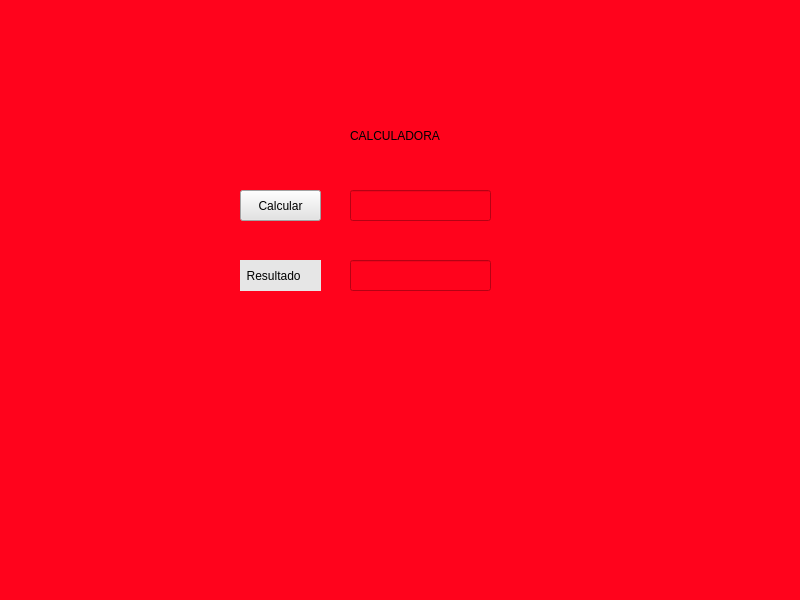
<?xml version="1.0" encoding="UTF-8"?>
<ui version="4.0">
 <class>MainWindow</class>
 <widget class="QMainWindow" name="MainWindow">
  <property name="geometry">
   <rect>
    <x>0</x>
    <y>0</y>
    <width>800</width>
    <height>600</height>
   </rect>
  </property>
  <property name="windowTitle">
   <string>MainWindow</string>
  </property>
  <property name="styleSheet">
   <string notr="true">background-color: rgb(255, 3, 28);</string>
  </property>
  <widget class="QWidget" name="centralwidget">
   <widget class="QPushButton" name="botonn">
    <property name="geometry">
     <rect>
      <x>240</x>
      <y>190</y>
      <width>81</width>
      <height>31</height>
     </rect>
    </property>
    <property name="styleSheet">
     <string notr="true">background-color: rgb(227, 227, 227);</string>
    </property>
    <property name="text">
     <string>Calcular</string>
    </property>
   </widget>
   <widget class="QLabel" name="label_2">
    <property name="geometry">
     <rect>
      <x>350</x>
      <y>120</y>
      <width>121</width>
      <height>31</height>
     </rect>
    </property>
    <property name="styleSheet">
     <string notr="true">font: 11pt &quot;Segoe UI Emoji&quot;;</string>
    </property>
    <property name="text">
     <string>CALCULADORA</string>
    </property>
   </widget>
   <widget class="QLineEdit" name="operacion">
    <property name="geometry">
     <rect>
      <x>350</x>
      <y>190</y>
      <width>141</width>
      <height>31</height>
     </rect>
    </property>
   </widget>
   <widget class="QLineEdit" name="respuesta">
    <property name="geometry">
     <rect>
      <x>350</x>
      <y>260</y>
      <width>141</width>
      <height>31</height>
     </rect>
    </property>
   </widget>
   <widget class="QLabel" name="label">
    <property name="geometry">
     <rect>
      <x>240</x>
      <y>260</y>
      <width>81</width>
      <height>31</height>
     </rect>
    </property>
    <property name="styleSheet">
     <string notr="true">background-color: rgb(230, 230, 230);</string>
    </property>
    <property name="text">
     <string>  Resultado</string>
    </property>
   </widget>
  </widget>
  <widget class="QMenuBar" name="menubar">
   <property name="geometry">
    <rect>
     <x>0</x>
     <y>0</y>
     <width>800</width>
     <height>21</height>
    </rect>
   </property>
  </widget>
  <widget class="QStatusBar" name="statusbar"/>
 </widget>
 <resources/>
 <connections/>
</ui>
